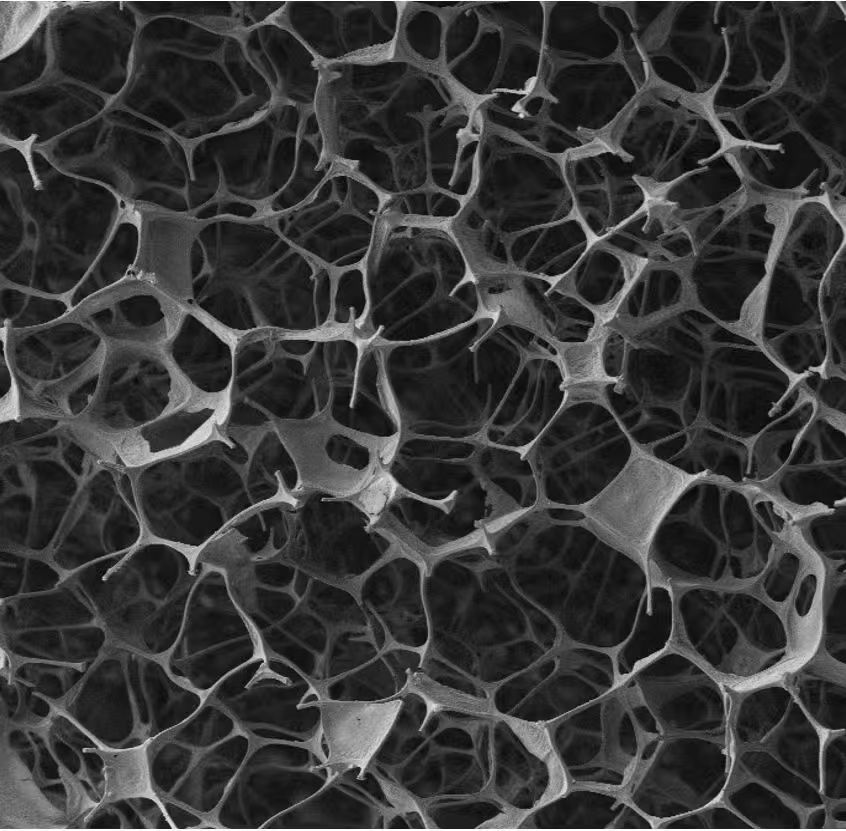
#> input picture Examples/nano-foam.jpg, 846 x 831 px
$ python threshold.py
#> lines starting #> are read from the running program, lines starting #| are printed output that depends on the picture; after the words box and inside, x2 and y2 are one past the last pixel; in counts of white or black regions, pixels touching at a corner belong together
import cv2
import numpy as np
import matplotlib.pyplot as plt

# 读取图像
image = cv2.imread('Examples/nano-foam.jpg', cv2.IMREAD_GRAYSCALE)  # 以灰度模式读取
#> image is the input picture: shape (831, 846); min 0, max 255, mean 56.1

# 应用简单阈值分割 (使用127作为阈值，可以根据需要调整)
# thresh=127: 阈值值
# maxval=255: 超过阈值的像素将被设为此值
# cv2.THRESH_BINARY: 二值化类型 - 大于阈值为maxval，小于阈值为0
_, binary_image = cv2.threshold(image, 80, 255, cv2.THRESH_BINARY)
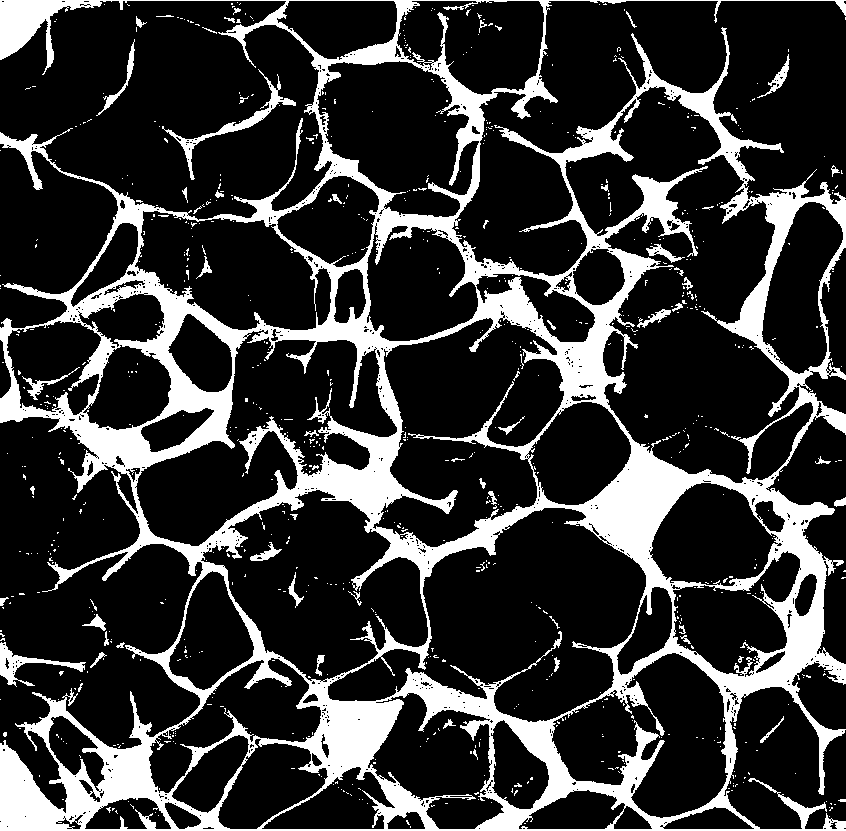
#> binary_image: shape (831, 846); 20.9% white; 792 white regions (732 under 20 px), largest, box (x1, y1, x2, y2) and area: (0, 0, 846, 831) 138520, (162, 69, 296, 180) 1217, (0, 642, 86, 687) 903

# 显示原图和分割后的图像
plt.figure(figsize=(10, 5))
plt.subplot(121), plt.imshow(image, cmap='gray'), plt.title('原始图像')
plt.subplot(122), plt.imshow(binary_image, cmap='gray'), plt.title('阈值分割后图像')
plt.tight_layout()
plt.show()
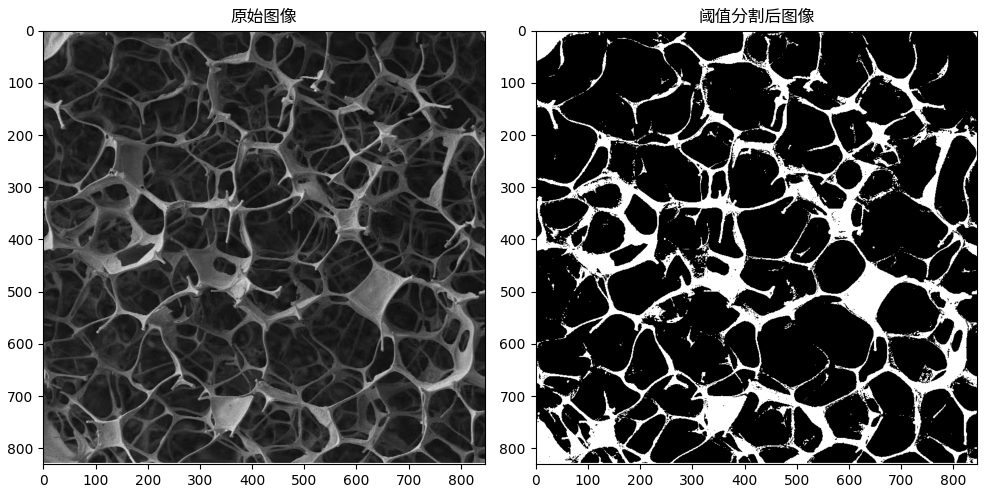
#> figure drawn by matplotlib, 2 panels

# 保存结果
cv2.imwrite('Examples/nano-foam-binary.jpg', binary_image)
